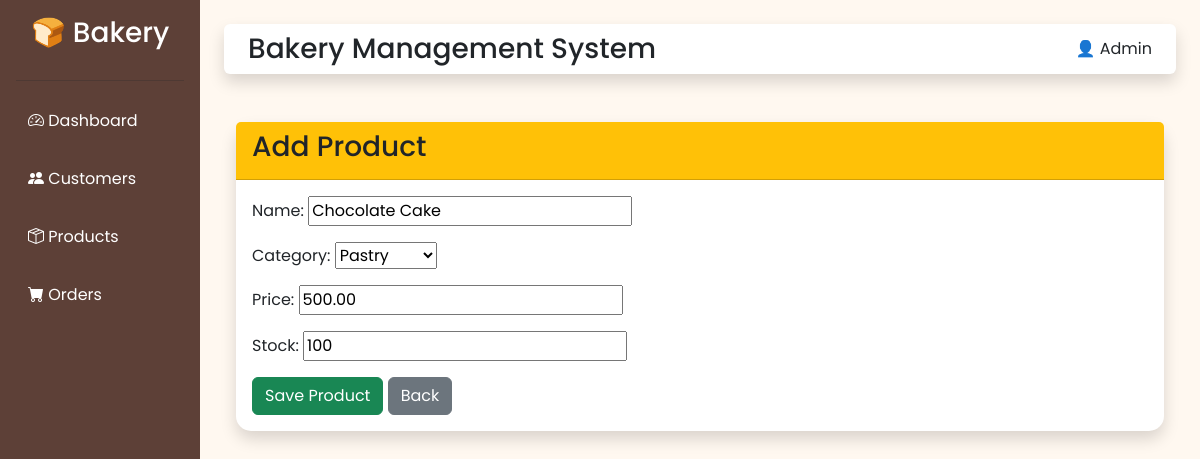
/products/edit/3/, run on the app's committed database.
### products/models.py (models this page shows, shortened)
class Product(models.Model):
    CATEGORY_CHOICES = [
        ('Cake', 'Cake'),
        ('Bread', 'Bread'),
        ('Pastry', 'Pastry'),
        ('Cookies', 'Cookies'),
        ('Beverage', 'Beverage'),
    ]
    name = models.CharField(max_length=100)
    category = models.CharField(max_length=50, choices=CATEGORY_CHOICES)
    price = models.DecimalField(max_digits=10, decimal_places=2)
    stock = models.PositiveIntegerField(default=0)
    created_at = models.DateTimeField(auto_now_add=True)

### products/views.py (the view)
# urls.py: path('edit/<int:id>/', views.edit_product, name='edit_product'),
def edit_product(request, id):
    product = get_object_or_404(Product, id=id)
    if request.method == 'POST':
        form = ProductForm(request.POST, instance=product)
        if form.is_valid():
            form.save()
            return redirect('product_list')
    else:
        form = ProductForm(instance=product)
    return render(request, 'products/product_form.html', {
        'form': form
    })

### products/forms.py
class ProductForm(forms.ModelForm):
    class Meta:
        model = Product
        fields = ['name', 'category', 'price', 'stock']

### templates/products/product_form.html (shortened to what this page needs)
{% extends 'base.html' %}
{% block content %}
<div class="container mt-5">
    <div class="card shadow">
        <div class="card-header bg-warning">
            <h3>Add Product</h3>
        </div>
        <div class="card-body">
            <form method="POST">
                {{ form.as_p }}
                <button type="submit" class="btn btn-success">
                    Save Product
                </button>
                <a href="{% url 'product_list' %}" class="btn btn-secondary">
                    Back
                </a>
            </form>
        </div>
    </div>
</div>
{% endblock %}

### static/css/style.css (style rules this page uses)
body { font-family: 'Poppins', sans-serif; background-color: #FFF8F0; }
.card { border: none; border-radius: 15px; box-shadow: 0 4px 12px rgba(0, 0, 0, 0.1); transition: 0.3s; }

### data on the page
Product: name "Chocolate Cake", category "Pastry", price "500.00", stock "100"
